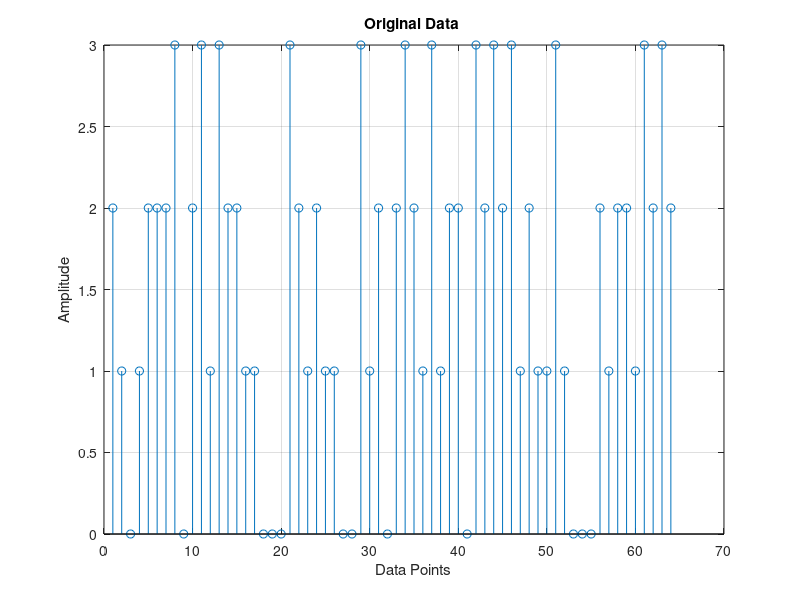
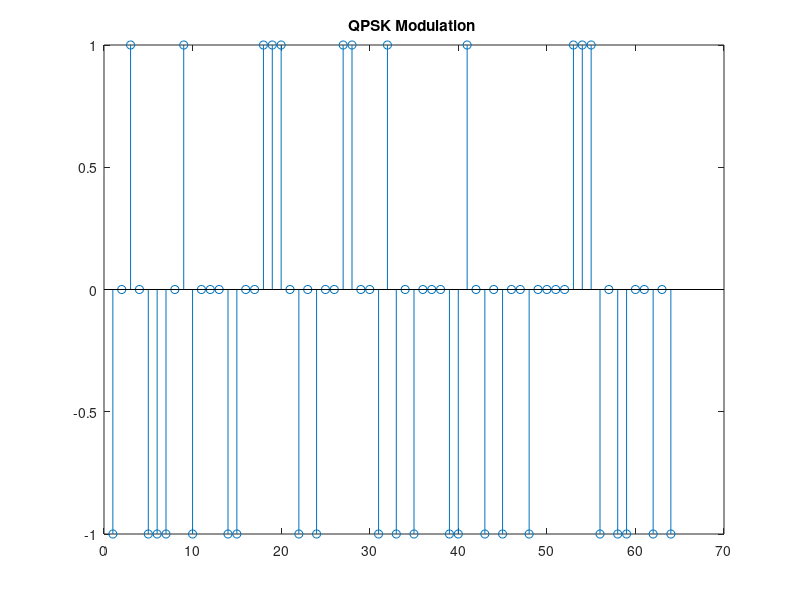
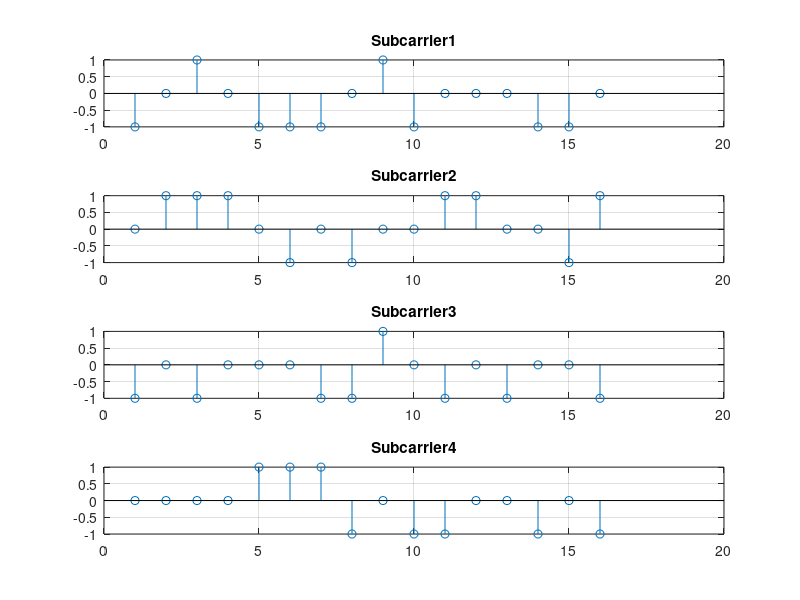
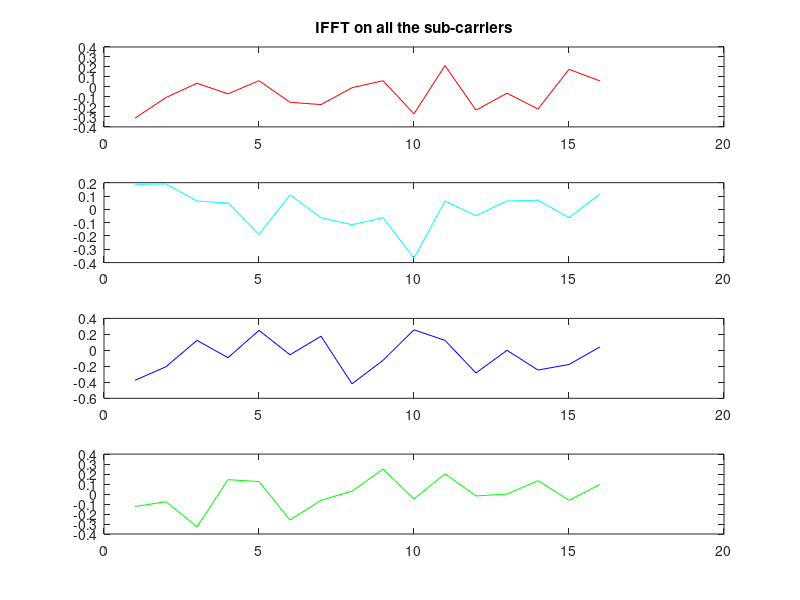

Recreate these plots in MATLAB, in order. (Note: this script raises an error after producing the figures.)
clc; 
clear all; 
close all; 
%.............................................................. 
% Initiation 
%.............................................................. 
no_of_data_bits = 64%Number of bits per channel extended to 128 
M =4 %Number of subcarrier channel 
n=256;%Total number of bits to be transmitted at the transmitter 
block_size = 16; %Size of each OFDM block to add cyclic prefix 
cp_len = floor(0.1 * block_size); %Length of the cyclic prefix 
%............................................................ 
% Transmitter 
%......................................................... 
%......................................................... 
% Source generation and modulation 
%........................................................ 
% Generate random data source to be transmitted of length 64 
data = randsrc(1, no_of_data_bits, 0:M-1); 
figure(1),stem(data); grid on; xlabel('Data Points'); ylabel('Amplitude') 
title('Original Data ') 
% Perform QPSK modulation on the input source data 
qpsk_modulated_data = pskmod(data, M); 
figure(2),stem(qpsk_modulated_data);title('QPSK Modulation ') 
%............................................................ 
%............................................................. 
% Converting the series data stream into four parallel data stream to form 
% four sub carriers 
S2P = reshape(qpsk_modulated_data, no_of_data_bits/M,M) 
Sub_carrier1 = S2P(:,1) 
Sub_carrier2 = S2P(:,2) 
Sub_carrier3 = S2P(:,3) 
Sub_carrier4 = S2P(:,4) 
figure(3), subplot(4,1,1),stem(Sub_carrier1),title('Subcarrier1'),grid on; 
subplot(4,1,2),stem(Sub_carrier2),title('Subcarrier2'),grid on; 
subplot(4,1,3),stem(Sub_carrier3),title('Subcarrier3'),grid on; 
subplot(4,1,4),stem(Sub_carrier4),title('Subcarrier4'),grid on; 
%.................................................................. 
%.................................................................. 
% IFFT OF FOUR SUB_CARRIERS 
%................................................................. 
%.............................................................. 
number_of_subcarriers=4; 
cp_start=block_size-cp_len; 
ifft_Subcarrier1 = ifft(Sub_carrier1) 
ifft_Subcarrier2 = ifft(Sub_carrier2) 
ifft_Subcarrier3 = ifft(Sub_carrier3) 
ifft_Subcarrier4 = ifft(Sub_carrier4) 
figure(4), subplot(4,1,1),plot(real(ifft_Subcarrier1),'r'), 
title('IFFT on all the sub-carriers') 
subplot(4,1,2),plot(real(ifft_Subcarrier2),'c') 
subplot(4,1,3),plot(real(ifft_Subcarrier3),'b') 
subplot(4,1,4),plot(real(ifft_Subcarrier4),'g') 
%........................................................... 
%........................................................... 
% ADD-CYCLIC PREFIX %.......................................................... 
%............................................................ 
for i=1:number_of_subcarriers, 
ifft_Subcarrier(:,i) = ifft((S2P(:,i)),16)% 16 is the ifft point 
for j=1:cp_len, 
cyclic_prefix(j,i) = ifft_Subcarrier(j+cp_start,i) 
end 
Append_prefix(:,i) = vertcat( cyclic_prefix(:,i), ifft_Subcarrier(:,i)) 
% Appends prefix to each subcarriers 
end 
A1=Append_prefix(:,1); 
A2=Append_prefix(:,2); 
A3=Append_prefix(:,3); 
A4=Append_prefix(:,4); 
figure(5), subplot(4,1,1),plot(real(A1),'r'),title('Cyclic prefix added to all the sub-carriers') 
subplot(4,1,2),plot(real(A2),'c') 
subplot(4,1,3),plot(real(A3),'b') 
subplot(4,1,4),plot(real(A4),'g') 
figure(11),plot((real(A1)),'r'),title('Orthogonality'),hold on ,plot((real(A2)),'c'),hold on , 
plot((real(A3)),'b'),hold on ,plot((real(A4)),'g'),hold on ,grid on 
%Convert to serial stream for transmission 
[rows_Append_prefix cols_Append_prefix]=size(Append_prefix) 
len_ofdm_data = rows_Append_prefix*cols_Append_prefix 
% OFDM signal to be transmitted 
ofdm_signal = reshape(Append_prefix, 1, len_ofdm_data); 
figure(6),plot(real(ofdm_signal)); xlabel('Time'); ylabel('Amplitude'); 
title('OFDM Signal');grid on; 
%............................................................... 
Passing time domain data through channel and AWGN 
%............................................................. 
channel = randn(1,2) + sqrt(-1)*randn(1,2); 
after_channel = filter(channel, 1, ofdm_signal); 
awgn_noise = awgn(zeros(1,length(after_channel)),0); 
recvd_signal = awgn_noise+after_channel; % With AWGN noise 
figure(7),plot(real(recvd_signal)),xlabel('Time'); ylabel('Amplitude'); 
title('OFDM Signal after passing through channel');grid on; 
%........................................................... 
OFDM receiver part 
%.......................................................... 
recvd_signal_paralleled = reshape(recvd_signal,rows_Append_prefix, cols_Append_prefix); 
%........................................................ 
%........................................................ 
% Remove cyclic Prefix 
%....................................................... 
%...................................................... 
recvd_signal_paralleled(1:cp_len,:)=[]; 
R1=recvd_signal_paralleled(:,1); 
R2=recvd_signal_paralleled(:,2); 
R3=recvd_signal_paralleled(:,3); 
R4=recvd_signal_paralleled(:,4); 
figure(8),plot((imag(R1)),'r'),subplot(4,1,1),plot(real(R1),'r'), 
title('Cyclic prefix removed from the four sub-carriers') 
subplot(4,1,2),plot(real(R2),'c') 
subplot(4,1,3),plot(real(R3),'b') 
subplot(4,1,4),plot(real(R4),'g') 
%................................................... 
%................................................... 
% FFT Of recievied signal 
for i=1:number_of_subcarriers, 
% FFT 
fft_data(:,i) = fft(recvd_signal_paralleled(:,i),16); 
end 
F1=fft_data(:,1); 
F2=fft_data(:,2); 
F3=fft_data(:,3); 
F4=fft_data(:,4); 
figure(9), subplot(4,1,1),plot(real(F1),'r'),title('FFT of all the four sub-carriers') 
subplot(4,1,2),plot(real(F2),'c') 
subplot(4,1,3),plot(real(F3),'b') 
subplot(4,1,4),plot(real(F4),'g') 
%................................ 
%.............................. 
% Signal Reconstructed 
%.................................. 
%.................................. 
% Conversion to serial and demodulationa 
recvd_serial_data = reshape(fft_data, 1,(16*4)); 
qpsk_demodulated_data = pskdemod(recvd_serial_data,4); 
figure(10) 
stem(data) 
hold on 
stem(qpsk_demodulated_data,'rx'); 
grid on;xlabel('Data Points');ylabel('Amplitude'); 
title('Recieved Signal with error') 